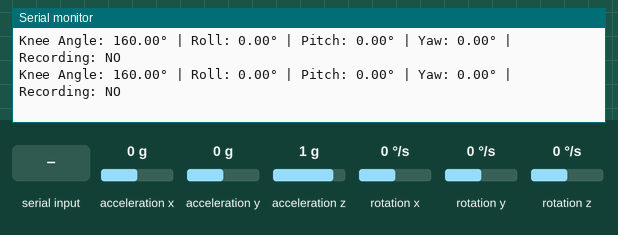
A sketch run on a simulated Arduino Uno, built with avr-gcc and run on an emulated ATmega328P. Shown: the last lines printed to the serial monitor. Wiring (inferred from the names in the program): MPU-6050 motion sensor at I2C address 0x68. The test bench sets the inputs (shaded band); at power-on: acceleration y 0 g, acceleration x 0 g, rotation x 0 °/s, rotation y 0 °/s, acceleration z 1 g, rotation z 0 °/s.

Above: at 3.1 s.
3.2 s: "START_SESSION:" received over the second serial link
At 4.39 s:
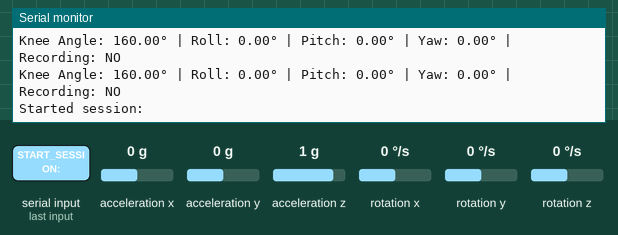
5.9 s: acceleration y set to 1.4 g
At 6.26 s:
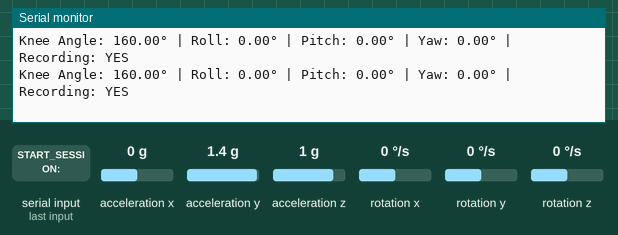
8.9 s: acceleration x set to -1.4 g
At 9.1 s:
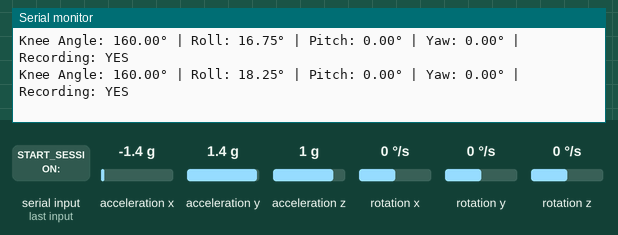
11.9 s: "STOP_SESSION" received over the second serial link
At 13.03 s:
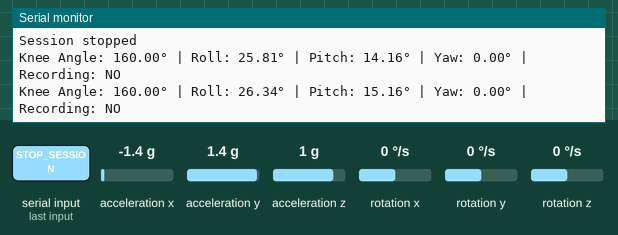
14.9 s: rotation x set to -192 °/s
At 14.94 s:
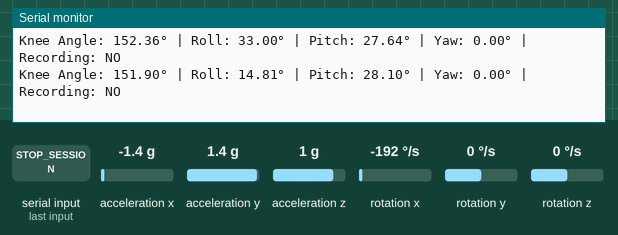
17.9 s: rotation y set to 100 °/s
At 21.84 s:
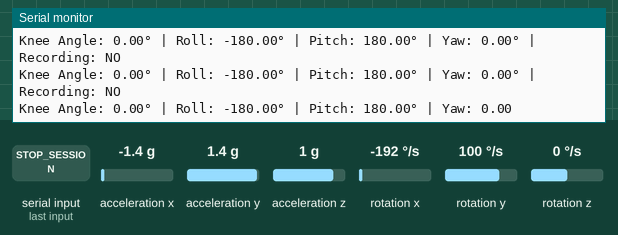
Timing chart, 0 to 21.9 s (numbered marks = the images above; inputs shaded):
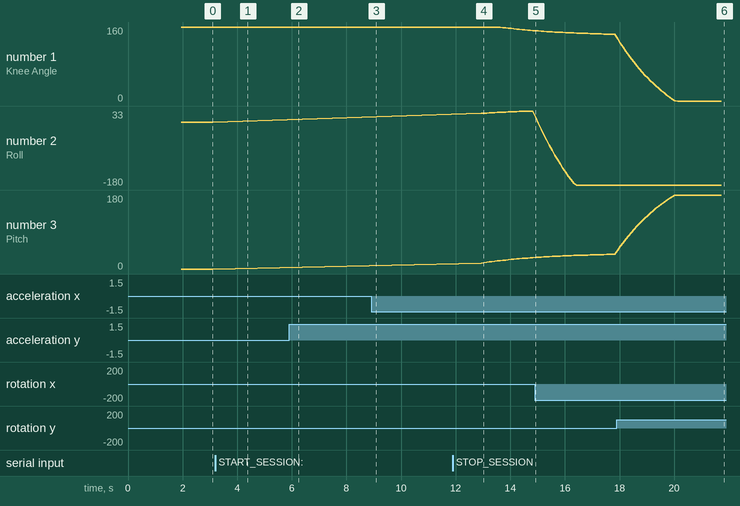

The sketch:

sketch_sep11a_1757660905045.ino
```cpp
#include <Wire.h>
#include <SoftwareSerial.h>
#include <ArduinoJson.h>
#include <math.h>

// MPU6050 Register Addresses
const int MPU = 0x68;
int16_t AcX, AcY, AcZ, Tmp, GyX, GyY, GyZ;

// HC-05 Bluetooth Module
SoftwareSerial bluetooth(2, 3); // RX, TX pins

// Angle calculation variables
float roll, pitch, yaw;
float dt, currentTime, previousTime;
float accAngleX, accAngleY, gyroAngleX, gyroAngleY, gyroAngleZ;
float elapsedTime;

// Complementary filter constant
float alpha = 0.96;

// Calibration offsets (will be calculated during setup)
float AccErrorX = 0, AccErrorY = 0, GyroErrorX = 0, GyroErrorY = 0, GyroErrorZ = 0;

// Timing variables
unsigned long previousMillis = 0;
const long interval = 100; // Send data every 100ms for smooth tracking

// Session tracking
String sessionId = "";
bool isRecording = false;
int exerciseType = 0; // 0: flexion, 1: extension, 2: lateral

void setup() {
  Serial.begin(9600);
  bluetooth.begin(9600);

  // Initialize I2C communication
  Wire.begin();
  Wire.beginTransmission(MPU);
  Wire.write(0x6B); // PWR_MGMT_1 register
  Wire.write(0);    // Wake up the MPU-6050
  Wire.endTransmission(true);

  // Configure Accelerometer Sensitivity - Full Scale Range ±2g
  Wire.beginTransmission(MPU);
  Wire.write(0x1C); // ACCEL_CONFIG register
  Wire.write(0x00); // Set to ±2g
  Wire.endTransmission(true);

  // Configure Gyro Sensitivity - Full Scale Range ±250deg/s
  Wire.beginTransmission(MPU);
  Wire.write(0x1B); // GYRO_CONFIG register
  Wire.write(0x00); // Set to ±250deg/s
  Wire.endTransmission(true);

  delay(20);

  // Initialize angle variables
  roll = 0;
  pitch = 0;
  yaw = 0;
  gyroAngleX = 0;
  gyroAngleY = 0;
  gyroAngleZ = 0;

  // Calibrate the MPU6050
  calibrateMPU6050();

  previousTime = millis();

  Serial.println("Knee Rehabilitation Monitoring System Initialized");
  Serial.println("Commands: START_SESSION:<sessionId>, STOP_SESSION, SET_EXERCISE:<type>");
  bluetooth.println("SYSTEM_READY");
}

void loop() {
  // Check for Bluetooth commands
  if (bluetooth.available()) {
    String command = bluetooth.readString();
    command.trim();
    handleBluetoothCommand(command);
  }

  unsigned long currentMillis = millis();

  // Send data at specified interval
  if (currentMillis - previousMillis >= interval) {
    previousMillis = currentMillis;

    // Read MPU6050 data
    readMPU6050();

    // Calculate angles
    calculateAngles();

    // Send data if recording
    if (isRecording) {
      sendKneeAngleData();
    }

    // Print to Serial for debugging
    printAngleData();
  }
}

void calibrateMPU6050() {
  Serial.println("Calibrating MPU6050... Keep sensor still!");
  bluetooth.println("CALIBRATING");

  // Reset calibration values
  AccErrorX = 0;
  AccErrorY = 0;
  GyroErrorX = 0;
  GyroErrorY = 0;
  GyroErrorZ = 0;

  // Calculate Accelerometer error
  for (int c = 0; c < 200; c++) {
    Wire.beginTransmission(MPU);
    Wire.write(0x3B);
    Wire.endTransmission(false);
    Wire.requestFrom(MPU, 6, true);

    int16_t tempAcX = (Wire.read() << 8 | Wire.read());
    int16_t tempAcY = (Wire.read() << 8 | Wire.read());
    int16_t tempAcZ = (Wire.read() << 8 | Wire.read());

    // Convert to g values
    float acX = tempAcX / 16384.0;
    float acY = tempAcY / 16384.0;
    float acZ = tempAcZ / 16384.0;

    // Check for valid denominator to avoid division by zero
    float denomX = sqrt(pow(acX, 2) + pow(acZ, 2));
    float denomY = sqrt(pow(acY, 2) + pow(acZ, 2));

    if (denomX > 0.01) { // Avoid division by very small numbers
      AccErrorX += (atan(acY / denomX) * 180 / PI);
    }
    if (denomY > 0.01) { // Avoid division by very small numbers
      AccErrorY += (atan(-1 * acX / denomY) * 180 / PI);
    }
    delay(3);
  }
  AccErrorX = AccErrorX / 200;
  AccErrorY = AccErrorY / 200;

  // Calculate Gyro error
  for (int c = 0; c < 200; c++) {
    Wire.beginTransmission(MPU);
    Wire.write(0x43);
    Wire.endTransmission(false);
    Wire.requestFrom(MPU, 6, true);

    int16_t tempGyX = Wire.read() << 8 | Wire.read();
    int16_t tempGyY = Wire.read() << 8 | Wire.read();
    int16_t tempGyZ = Wire.read() << 8 | Wire.read();

    GyroErrorX += (tempGyX / 131.0);
    GyroErrorY += (tempGyY / 131.0);
    GyroErrorZ += (tempGyZ / 131.0);
    delay(3);
  }
  GyroErrorX = GyroErrorX / 200;
  GyroErrorY = GyroErrorY / 200;
  GyroErrorZ = GyroErrorZ / 200;

  Serial.println("Calibration complete!");
  Serial.print("Accel Errors - X: "); Serial.print(AccErrorX);
  Serial.print(", Y: "); Serial.println(AccErrorY);
  Serial.print("Gyro Errors - X: "); Serial.print(GyroErrorX);
  Serial.print(", Y: "); Serial.print(GyroErrorY);
  Serial.print(", Z: "); Serial.println(GyroErrorZ);
  bluetooth.println("CALIBRATION_COMPLETE");
}

void readMPU6050() {
  // Read accelerometer data
  Wire.beginTransmission(MPU);
  Wire.write(0x3B); // Starting with register 0x3B (ACCEL_XOUT_H)
  Wire.endTransmission(false);
  Wire.requestFrom(MPU, 14, true);

  AcX = Wire.read() << 8 | Wire.read();
  AcY = Wire.read() << 8 | Wire.read();
  AcZ = Wire.read() << 8 | Wire.read();
  Tmp = Wire.read() << 8 | Wire.read();
  GyX = Wire.read() << 8 | Wire.read();
  GyY = Wire.read() << 8 | Wire.read();
  GyZ = Wire.read() << 8 | Wire.read();
}

void calculateAngles() {
  // Calculate time elapsed
  currentTime = millis();
  elapsedTime = (currentTime - previousTime) / 1000.0;

  // Prevent issues with very small or zero elapsed time
  if (elapsedTime <= 0) {
    elapsedTime = 0.001; // Minimum 1ms
  }

  previousTime = currentTime;

  // Convert accelerometer values to g
  float accX = AcX / 16384.0;
  float accY = AcY / 16384.0;
  float accZ = AcZ / 16384.0;

  // Calculate angles from accelerometer with safety checks
  float denomX = sqrt(pow(accX, 2) + pow(accZ, 2));
  float denomY = sqrt(pow(accY, 2) + pow(accZ, 2));

  if (denomX > 0.01) { // Safety check to avoid division by zero
    accAngleX = (atan(accY / denomX) * 180 / PI) - AccErrorX;
  } else {
    accAngleX = 0; // Default to 0 if calculation would be invalid
  }

  if (denomY > 0.01) { // Safety check to avoid division by zero
    accAngleY = (atan(-1 * accX / denomY) * 180 / PI) - AccErrorY;
  } else {
    accAngleY = 0; // Default to 0 if calculation would be invalid
  }

  // Convert gyroscope values to deg/s
  float gyroX = (GyX / 131.0) - GyroErrorX;
  float gyroY = (GyY / 131.0) - GyroErrorY;
  float gyroZ = (GyZ / 131.0) - GyroErrorZ;

  // Integrate gyroscope data
  gyroAngleX += gyroX * elapsedTime;
  gyroAngleY += gyroY * elapsedTime;
  gyroAngleZ += gyroZ * elapsedTime;

  // Apply complementary filter with NaN checks
  float newRoll = alpha * (roll + gyroX * elapsedTime) + (1 - alpha) * accAngleX;
  float newPitch = alpha * (pitch + gyroY * elapsedTime) + (1 - alpha) * accAngleY;

  // Check for NaN values before assignment
  if (!isnan(newRoll)) {
    roll = newRoll;
  }
  if (!isnan(newPitch)) {
    pitch = newPitch;
  }

  yaw = gyroAngleZ; // Yaw is only from gyroscope

  // Additional safety checks
  if (isnan(roll)) roll = 0;
  if (isnan(pitch)) pitch = 0;
  if (isnan(yaw)) yaw = 0;

  // Constrain angles to reasonable ranges
  roll = constrain(roll, -180, 180);
  pitch = constrain(pitch, -180, 180);
  yaw = constrain(yaw, -180, 180);
}

float getKneeAngle() {
  // Convert sensor angles to knee flexion angle
  // This calculation depends on sensor placement and calibration
  float kneeAngle = 0;

  // Safety checks for NaN values
  float safeRoll = isnan(roll) ? 0 : roll;
  float safePitch = isnan(pitch) ? 0 : pitch;

  switch (exerciseType) {
    case 0: // Knee flexion (bending)
      kneeAngle = 180 - abs(safePitch); // Adjust based on sensor orientation
      break;
    case 1: // Knee extension
      kneeAngle = abs(safePitch);
      break;
    case 2: // Lateral movement
      kneeAngle = abs(safeRoll);
      break;
    default:
      kneeAngle = abs(safePitch);
  }

  // Constrain angle to realistic knee range (0-160 degrees)
  kneeAngle = constrain(kneeAngle, 0, 160);

  // Final NaN check
  if (isnan(kneeAngle)) {
    kneeAngle = 0;
  }

  return kneeAngle;
}

void sendKneeAngleData() {
  // Create JSON object for Firebase
  StaticJsonDocument<400> doc;

  // Session information
  doc["sessionId"] = sessionId;
  doc["timestamp"] = millis();
  doc["exerciseType"] = exerciseType;

  // Raw sensor data with NaN checks
  JsonObject rawData = doc.createNestedObject("rawSensorData");
  float accelX = AcX / 16384.0;
  float accelY = AcY / 16384.0;
  float accelZ = AcZ / 16384.0;
  float gyroX = (GyX / 131.0) - GyroErrorX;
  float gyroY = (GyY / 131.0) - GyroErrorY;
  float gyroZ = (GyZ / 131.0) - GyroErrorZ;

  rawData["accelX"] = isnan(accelX) ? 0 : accelX;
  rawData["accelY"] = isnan(accelY) ? 0 : accelY;
  rawData["accelZ"] = isnan(accelZ) ? 0 : accelZ;
  rawData["gyroX"] = isnan(gyroX) ? 0 : gyroX;
  rawData["gyroY"] = isnan(gyroY) ? 0 : gyroY;
  rawData["gyroZ"] = isnan(gyroZ) ? 0 : gyroZ;

  // Calculated angles with NaN checks
  JsonObject angles = doc.createNestedObject("angles");
  angles["roll"] = isnan(roll) ? 0 : roll;
  angles["pitch"] = isnan(pitch) ? 0 : pitch;
  angles["yaw"] = isnan(yaw) ? 0 : yaw;

  // Knee angle (main measurement)
  doc["kneeAngle"] = getKneeAngle();

  // Temperature
  float temperature = Tmp / 340.00 + 36.53;
  doc["temperature"] = isnan(temperature) ? 25.0 : temperature;

  // Send via Bluetooth
  String jsonString;
  serializeJson(doc, jsonString);
  bluetooth.println("KNEE_DATA:" + jsonString);
}

void handleBluetoothCommand(String command) {
  if (command.startsWith("START_SESSION:")) {
    sessionId = command.substring(14);
    isRecording = true;
    Serial.println("Started session: " + sessionId);
    bluetooth.println("SESSION_STARTED:" + sessionId);
  }
  else if (command == "STOP_SESSION") {
    isRecording = false;
    sessionId = "";
    Serial.println("Session stopped");
    bluetooth.println("SESSION_STOPPED");
  }
  else if (command.startsWith("SET_EXERCISE:")) {
    exerciseType = command.substring(13).toInt();
    Serial.println("Exercise type set to: " + String(exerciseType));
    bluetooth.println("EXERCISE_SET:" + String(exerciseType));
  }
  else if (command == "CALIBRATE") {
    calibrateMPU6050();
  }
  else if (command == "GET_STATUS") {
    bluetooth.println("STATUS:" + String(isRecording ? "RECORDING" : "IDLE") +
                     ":" + sessionId + ":" + String(exerciseType));
  }
}

void printAngleData() {
  Serial.print("Knee Angle: ");
  Serial.print(getKneeAngle());
  Serial.print("° | Roll: ");
  Serial.print(roll);
  Serial.print("° | Pitch: ");
  Serial.print(pitch);
  Serial.print("° | Yaw: ");
  Serial.print(yaw);
  Serial.print("° | Recording: ");
  Serial.println(isRecording ? "YES" : "NO");
}
```

Measured:
- after the input at 3.2 s, the serial monitor: prints a new line after 1.0 s (image 1)
- after the input at 11.9 s, the serial monitor: prints a new line after 1.0 s (image 4)
- after the input at 14.9 s, the serial monitor: prints a new line at once (image 5)
- after the input at 17.9 s, the serial monitor: prints a new line at once (image 6)
- plotted number 1: 160 → 152.36 after the input at 11.9 s
- plotted number 2: 0 → 33 after the input at 11.9 s, 33 → -180 after the input at 14.9 s
- plotted number 3: 0 → 27.64 after the input at 11.9 s, 35.76 → 180 after the input at 17.9 s
